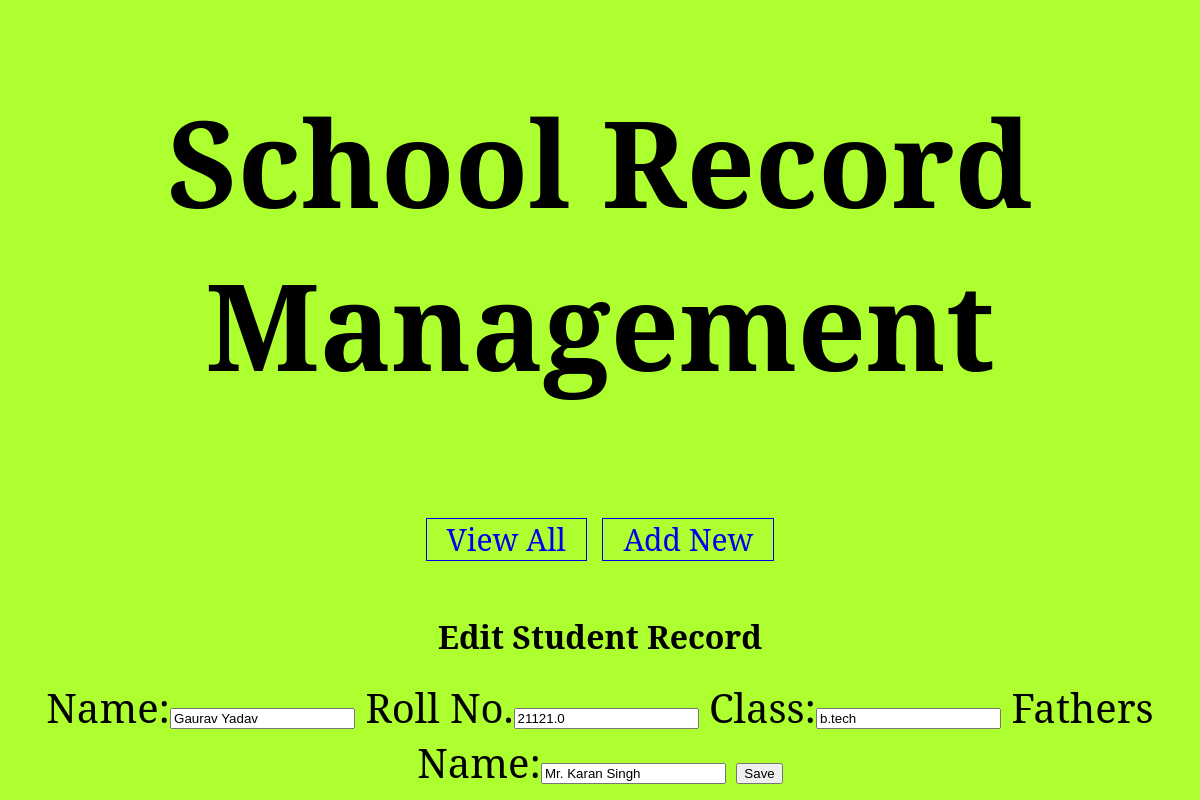
/edit-student?studentid=9, run on the app's committed database.
### schoolapp/models.py (models this page shows)
class School(models.Model):
    name=models.CharField(max_length=20)
    roll=models.FloatField()
    standard=models.CharField(max_length=20)
    father=models.CharField(max_length=20)

### schoolapp/views.py (the view)
# urls.py: path('edit-student',views.editStudent),
def editStudent(request):
    student=models.School.objects.get(id=request.GET['studentid'])
    fields={'name':student.name,'roll':student.roll,'standard':student.standard,'father':student.father}
    form=NewSchoolForm(initial=fields)
    res=render(request,'edit_book.html',{'form':form,'student':student})
    return res

### schoolapp/forms.py
class NewSchoolForm(forms.Form):
    name=forms.CharField(label='Name',max_length=20)
    roll=forms.FloatField(label='Roll No.')
    standard=forms.CharField(label='Class')
    father=forms.CharField(label='Fathers Name')

### templates/edit_book.html (shortened to what this page needs)
<!DOCTYPE html>
{% load static %}
<html>
 <head>
   <link rel="stylesheet" href="{% static 'school.css' %}"
 </head>
<body>
  <div id="header">
    <h1> School Record Management </h1>
     <div id="nav">
       <a href="view-students">View All</a>
       <a href="new-student">Add New</a>
     </div>
  </div>
<div id="main">
  <h1> Edit Student Record </h1>
  <form action="edit" method="post">
  {{form}}
  <input type="submit" value="Save">
  </form>
</div>
</body>
</html>

### static/school.css (style rules this page uses)
body { background-color:#ADFF2F; margin: 0px 0px 0px 0px; font-family: "serif" }
#header { padding-bottom:20px; text-align:center; font-size:60px; }
#nav { width:60%; margin:auto; }
#nav a { width:500px; border:solid 0.5px; font-size:30px; text-decoration:none; padding-left:20px; padding-right:20px; }
#main { margin:auto; text-align:center; padding:5px; padding-top:5px; }
#main h2 , #main form { text-align:center; font-size:40px; }

### data on the page
School: name "Gaurav Yadav", roll "21121.0", standard "b.tech", father "Mr. Karan Singh"
